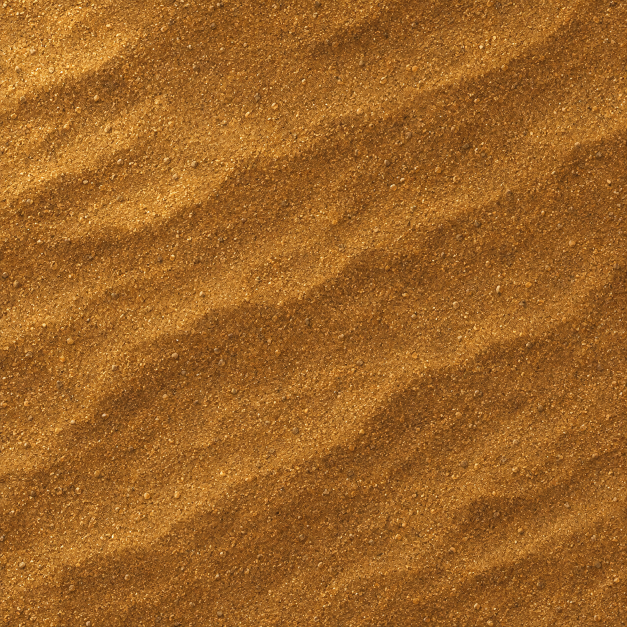
#> input picture art/terrain-sandworm-v1/masters/sand-floor-v1.png, 1254 x 1254 px (shown at 1/2 size); its folder holds only this picture in this run
$ python export.py
#> lines starting #> are read from the running program, lines starting #| are printed output that depends on the picture
#!/usr/bin/env python3
"""Export selected Sandworm masters to 128px connected board terrain."""
from pathlib import Path
from PIL import Image, ImageChops, ImageEnhance, ImageFilter, ImageOps, ImageDraw, ImageStat
import hashlib, json, shutil
ROOT=Path(__file__).resolve().parents[2]
HERE=Path(__file__).resolve().parent
SIZE=128

def load(name):
#> called with name = 'floor'
    return Image.open(HERE/'masters'/f'sand-{name}-v1.png').convert('RGBA')

def opaque(im):
    return ImageOps.fit(im,(SIZE,SIZE),method=Image.Resampling.LANCZOS)
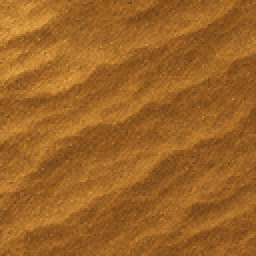
#> returned value: PIL image 128x128 RGBA (shown 2 times larger); mean R, G, B, A 158, 100, 37.7, 255

# [66 lines left out: functions construction, wall_material, wall_tile, ladder_tile, not called in this run]

def main():
    floor=opaque(load('floor'));wall=wall_material(load('wall'),floor);ladder=load('ladder')
    runtime=ROOT/'data/gfx/refined/sand';out=HERE/'exports/runtime';review=HERE/'review'
    files={};lums={}
    for parity in (0,1):
        outputs={f'floor{parity}.png':floor}
        for mask in range(16):outputs[f'wall-{mask}-{parity}.png']=wall_tile(wall,mask)
        for kind in ('ladder-up','ladder-down','ladder-world'):
            outputs[f'{kind}{parity}.png']=ladder_tile(ladder,kind,floor)
        for name,tile in outputs.items():
            if parity:tile=ImageEnhance.Brightness(tile).enhance(.88)
            tile=tile.convert('RGB')
            path=out/name;path.parent.mkdir(parents=True,exist_ok=True);tile.save(path,optimize=True)
            runtime.mkdir(parents=True,exist_ok=True);shutil.copy2(path,runtime/name)
            files[name]=hashlib.sha256(path.read_bytes()).hexdigest()
            lums[name]=ImageStat.Stat(tile.convert('L')).mean[0]
            for size in (48,64,96):
                target=review/str(size)/name;target.parent.mkdir(parents=True,exist_ok=True)
                tile.resize((size,size),Image.Resampling.LANCZOS).save(target)
    (HERE/'export-manifest.json').write_text(json.dumps({'count':len(files),'files':files,'luminance':lums},indent=2)+'\n')
    for size in (48,64,96):
        columns=['floor0.png','wall-0-0.png','wall-15-0.png','ladder-up0.png','ladder-down0.png','ladder-world0.png']
        sheet=Image.new('RGB',(len(columns)*size,2*size),(43,35,29))
        for row in (0,1):
            for col,name in enumerate(columns):
                sheet.paste(Image.open(review/str(size)/name.replace('0.png',f'{row}.png')),(col*size,row*size))
        sheet.save(review/f'contact-{size}.png')
    field=Image.new('RGB',(10*64,8*64))
    for y in range(8):
        for x in range(10):
            if 2<=x<=7 and 2<=y<=5:
                mask=sum(bit for dx,dy,bit in ((0,-1,1),(1,0,2),(0,1,4),(-1,0,8))
                         if 2<=x+dx<=7 and 2<=y+dy<=5)
                name=f'wall-{mask}-{(x+y)%2}.png'
            else:name=f'floor{(x+y)%2}.png'
            field.paste(Image.open(out/name).resize((64,64),Image.Resampling.LANCZOS),(x*64,y*64))
    field.save(review/'wall-field-64.png')
    print(len(files),'tiles; min parity',min((lums[n]-lums[n[:-5]+'1.png'])/lums[n] for n in lums if n.endswith('0.png')))
#> (the run stopped early here; a loop or call above may not have finished)
